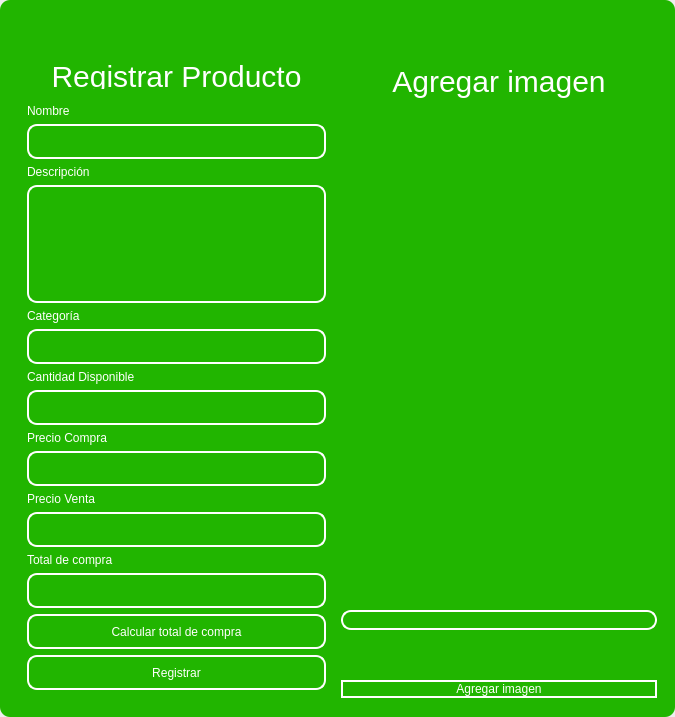
<?xml version="1.0" encoding="UTF-8"?>
<ui version="4.0">
 <class>MainWindow</class>
 <widget class="QMainWindow" name="MainWindow">
  <property name="geometry">
   <rect>
    <x>0</x>
    <y>0</y>
    <width>675</width>
    <height>717</height>
   </rect>
  </property>
  <property name="windowTitle">
   <string>MainWindow</string>
  </property>
  <property name="styleSheet">
   <string notr="true"/>
  </property>
  <widget class="QWidget" name="centralwidget">
   <property name="styleSheet">
    <string notr="true"/>
   </property>
   <layout class="QVBoxLayout" name="verticalLayout">
    <property name="spacing">
     <number>0</number>
    </property>
    <property name="leftMargin">
     <number>0</number>
    </property>
    <property name="topMargin">
     <number>0</number>
    </property>
    <property name="rightMargin">
     <number>0</number>
    </property>
    <property name="bottomMargin">
     <number>0</number>
    </property>
    <item>
     <widget class="QFrame" name="frame">
      <property name="enabled">
       <bool>true</bool>
      </property>
      <property name="styleSheet">
       <string notr="true">QFrame {
	border-radius:10px;
	background-color: rgb(33, 181, 0);
 }
</string>
      </property>
      <property name="frameShape">
       <enum>QFrame::StyledPanel</enum>
      </property>
      <property name="frameShadow">
       <enum>QFrame::Raised</enum>
      </property>
      <layout class="QVBoxLayout" name="verticalLayout_2">
       <item>
        <widget class="QFrame" name="frame_superior">
         <property name="minimumSize">
          <size>
           <width>0</width>
           <height>40</height>
          </size>
         </property>
         <property name="maximumSize">
          <size>
           <width>16777215</width>
           <height>40</height>
          </size>
         </property>
         <property name="styleSheet">
          <string notr="true">QPushButton{
border-radius:18px;
}

QPushButton:hover{
	background-color: rgb(0, 0, 0);
}
</string>
         </property>
         <property name="frameShape">
          <enum>QFrame::StyledPanel</enum>
         </property>
         <property name="frameShadow">
          <enum>QFrame::Raised</enum>
         </property>
         <layout class="QHBoxLayout" name="horizontalLayout_3">
          <property name="spacing">
           <number>4</number>
          </property>
          <property name="leftMargin">
           <number>0</number>
          </property>
          <property name="topMargin">
           <number>0</number>
          </property>
          <property name="rightMargin">
           <number>0</number>
          </property>
          <property name="bottomMargin">
           <number>0</number>
          </property>
          <item>
           <widget class="QPushButton" name="btn_icon">
            <property name="text">
             <string/>
            </property>
            <property name="iconSize">
             <size>
              <width>40</width>
              <height>40</height>
             </size>
            </property>
           </widget>
          </item>
          <item>
           <spacer name="horizontalSpacer_2">
            <property name="orientation">
             <enum>Qt::Horizontal</enum>
            </property>
            <property name="sizeHint" stdset="0">
             <size>
              <width>443</width>
              <height>20</height>
             </size>
            </property>
           </spacer>
          </item>
          <item>
           <widget class="QPushButton" name="bt_minimizar">
            <property name="minimumSize">
             <size>
              <width>38</width>
              <height>38</height>
             </size>
            </property>
            <property name="maximumSize">
             <size>
              <width>38</width>
              <height>38</height>
             </size>
            </property>
            <property name="cursor">
             <cursorShape>PointingHandCursor</cursorShape>
            </property>
            <property name="text">
             <string/>
            </property>
            <property name="icon">
             <iconset>
              <normaloff>image/minus.svg</normaloff>image/minus.svg</iconset>
            </property>
            <property name="iconSize">
             <size>
              <width>38</width>
              <height>38</height>
             </size>
            </property>
           </widget>
          </item>
          <item>
           <widget class="QPushButton" name="bt_maximizar">
            <property name="minimumSize">
             <size>
              <width>38</width>
              <height>38</height>
             </size>
            </property>
            <property name="maximumSize">
             <size>
              <width>38</width>
              <height>38</height>
             </size>
            </property>
            <property name="cursor">
             <cursorShape>PointingHandCursor</cursorShape>
            </property>
            <property name="text">
             <string/>
            </property>
            <property name="icon">
             <iconset>
              <normaloff>image/chevron-up.svg</normaloff>image/chevron-up.svg</iconset>
            </property>
            <property name="iconSize">
             <size>
              <width>38</width>
              <height>38</height>
             </size>
            </property>
           </widget>
          </item>
          <item>
           <widget class="QPushButton" name="bt_restaurar">
            <property name="minimumSize">
             <size>
              <width>38</width>
              <height>38</height>
             </size>
            </property>
            <property name="maximumSize">
             <size>
              <width>38</width>
              <height>38</height>
             </size>
            </property>
            <property name="cursor">
             <cursorShape>PointingHandCursor</cursorShape>
            </property>
            <property name="text">
             <string/>
            </property>
            <property name="icon">
             <iconset>
              <normaloff>image/chevron-down.svg</normaloff>image/chevron-down.svg</iconset>
            </property>
            <property name="iconSize">
             <size>
              <width>38</width>
              <height>38</height>
             </size>
            </property>
           </widget>
          </item>
          <item>
           <widget class="QPushButton" name="bt_cerrar">
            <property name="minimumSize">
             <size>
              <width>38</width>
              <height>38</height>
             </size>
            </property>
            <property name="maximumSize">
             <size>
              <width>38</width>
              <height>38</height>
             </size>
            </property>
            <property name="cursor">
             <cursorShape>PointingHandCursor</cursorShape>
            </property>
            <property name="text">
             <string/>
            </property>
            <property name="icon">
             <iconset>
              <normaloff>image/x.svg</normaloff>image/x.svg</iconset>
            </property>
            <property name="iconSize">
             <size>
              <width>38</width>
              <height>38</height>
             </size>
            </property>
           </widget>
          </item>
         </layout>
        </widget>
       </item>
       <item>
        <widget class="QFrame" name="frame_3">
         <property name="minimumSize">
          <size>
           <width>0</width>
           <height>0</height>
          </size>
         </property>
         <property name="maximumSize">
          <size>
           <width>16777215</width>
           <height>16777215</height>
          </size>
         </property>
         <property name="styleSheet">
          <string notr="true">QLabel {
	color: rgb(255, 255, 254);
	font: 12pt &quot;Arial&quot;;
	background-color: rgba(0, 0, 0,0);
}

QTextEdit{
background-color: rgba(0, 0, 0,0);
border-radius:10px; 
font: 12pt &quot;Arial&quot;;
color: rgb(255, 255, 254);
border: 2px solid  rgb(255, 255, 255);

}

QTextEdit:hover{
background-color: rgba(0, 0, 0,0);
border-radius:10px; 
font: 12pt &quot;Arial&quot;;
border: 2px solid  rgb(120, 0, 171);
}

QTextEdit:focus{
background-color: rgb(0, 0, 0);
border-radius:10px; 
font: 12pt &quot;Arial&quot;;
border: 2px solid rgb(120, 0, 171);
}

QLineEdit{
background-color: rgba(0, 0, 0,0);
border-radius:10px; 
font: 12pt &quot;Arial&quot;;
color: rgb(255, 255, 254);
border: 2px solid  rgb(255, 255, 255);

}

QLineEdit:hover{
background-color: rgba(0, 0, 0,0);
border-radius:10px; 
font: 12pt &quot;Arial&quot;;
border: 2px solid  rgb(120, 0, 171);
}

QLineEdit:focus{
background-color: rgb(0, 0, 0);
border-radius:10px; 
font: 12pt &quot;Arial&quot;;
border: 2px solid rgb(120, 0, 171);
}

QCheckBox{
	font: 12pt &quot;Arial&quot;;
	color: rgb(255, 255, 255);
}

QCheckBox::indicator {
    width: 18px;
    height:18px;
}

QCheckBox::indicator:unchecked {
   background-image: url(image/square.svg);
}

QCheckBox::indicator:checked {
   background-image: url(image/check-square.svg);
}

QPushButton{
border-radius:10px; 
font: 12pt &quot;Arial&quot;;
color: rgb(255, 255, 254);
border: 2px solid #ffffff;
}

QPushButton:hover{
border-radius:10px; 
font: 12pt &quot;Arial&quot;;
color: rgb(255, 255, 255);
border: 2px solid rgb(120, 0, 171);
	background-color: rgb(120, 0, 171);
}
</string>
         </property>
         <property name="frameShape">
          <enum>QFrame::StyledPanel</enum>
         </property>
         <property name="frameShadow">
          <enum>QFrame::Raised</enum>
         </property>
         <layout class="QHBoxLayout" name="horizontalLayout_4">
          <item>
           <layout class="QVBoxLayout" name="verticalLayout_4">
            <property name="rightMargin">
             <number>0</number>
            </property>
            <property name="bottomMargin">
             <number>0</number>
            </property>
            <item>
             <widget class="QLabel" name="label_3">
              <property name="minimumSize">
               <size>
                <width>100</width>
                <height>25</height>
               </size>
              </property>
              <property name="styleSheet">
               <string notr="true">font-size: 30px;
color: rgb(255, 255, 255);</string>
              </property>
              <property name="text">
               <string>Registrar Producto</string>
              </property>
              <property name="alignment">
               <set>Qt::AlignCenter</set>
              </property>
             </widget>
            </item>
            <item>
             <widget class="QFrame" name="frame_4">
              <property name="maximumSize">
               <size>
                <width>400</width>
                <height>700</height>
               </size>
              </property>
              <property name="styleSheet">
               <string notr="true">QLabel {
	color: rgb(255, 255, 254);
	font: 12pt &quot;Arial&quot;;
	background-color: rgba(0, 0, 0,0);
}

QTextEdit{
background-color: rgba(0, 0, 0,0);
border-radius:10px; 
font: 12pt &quot;Arial&quot;;
color: rgb(255, 255, 254);
border: 2px solid  rgb(255, 255, 255);

}

QTextEdit:hover{
background-color: rgba(0, 0, 0,0);
border-radius:10px; 
font: 12pt &quot;Arial&quot;;
border: 2px solid  rgb(120, 0, 171);
}

QTextEdit:focus{
background-color: rgb(0, 0, 0);
border-radius:10px; 
font: 12pt &quot;Arial&quot;;
border: 2px solid rgb(120, 0, 171);
}

QLineEdit{
background-color: rgba(0, 0, 0,0);
border-radius:10px; 
font: 12pt &quot;Arial&quot;;
color: rgb(255, 255, 254);
border: 2px solid  rgb(255, 255, 255);

}

QLineEdit:hover{
background-color: rgba(0, 0, 0,0);
border-radius:10px; 
font: 12pt &quot;Arial&quot;;
border: 2px solid  rgb(120, 0, 171);
}

QLineEdit:focus{
background-color: rgb(0, 0, 0);
border-radius:10px; 
font: 12pt &quot;Arial&quot;;
border: 2px solid rgb(120, 0, 171);
}

QCheckBox{
	font: 12pt &quot;Arial&quot;;
	color: rgb(255, 255, 255);
}

QCheckBox::indicator {
    width: 18px;
    height:18px;
}

QCheckBox::indicator:unchecked {
   background-image: url(image/square.svg);
}

QCheckBox::indicator:checked {
   background-image: url(image/check-square.svg);
}

QPushButton{
border-radius:10px; 
font: 12pt &quot;Arial&quot;;
color: rgb(255, 255, 254);
border: 2px solid #ffffff;
}

QPushButton:hover{
border-radius:10px; 
font: 12pt &quot;Arial&quot;;
color: rgb(255, 255, 255);
border: 2px solid rgb(120, 0, 171);
	background-color: rgb(120, 0, 171);
}
</string>
              </property>
              <property name="frameShape">
               <enum>QFrame::StyledPanel</enum>
              </property>
              <property name="frameShadow">
               <enum>QFrame::Raised</enum>
              </property>
              <layout class="QVBoxLayout" name="verticalLayout_3">
               <property name="leftMargin">
                <number>9</number>
               </property>
               <property name="topMargin">
                <number>9</number>
               </property>
               <property name="rightMargin">
                <number>9</number>
               </property>
               <property name="bottomMargin">
                <number>9</number>
               </property>
               <item>
                <spacer name="verticalSpacer_3">
                 <property name="orientation">
                  <enum>Qt::Vertical</enum>
                 </property>
                 <property name="sizeHint" stdset="0">
                  <size>
                   <width>20</width>
                   <height>40</height>
                  </size>
                 </property>
                </spacer>
               </item>
               <item>
                <widget class="QLabel" name="label_4">
                 <property name="text">
                  <string>Nombre</string>
                 </property>
                </widget>
               </item>
               <item>
                <widget class="QLineEdit" name="nametxt">
                 <property name="minimumSize">
                  <size>
                   <width>0</width>
                   <height>35</height>
                  </size>
                 </property>
                 <property name="text">
                  <string/>
                 </property>
                </widget>
               </item>
               <item>
                <spacer name="verticalSpacer_4">
                 <property name="orientation">
                  <enum>Qt::Vertical</enum>
                 </property>
                 <property name="sizeHint" stdset="0">
                  <size>
                   <width>20</width>
                   <height>40</height>
                  </size>
                 </property>
                </spacer>
               </item>
               <item>
                <widget class="QLabel" name="label_8">
                 <property name="text">
                  <string>Descripción</string>
                 </property>
                </widget>
               </item>
               <item>
                <widget class="QTextEdit" name="descriptiontxt">
                 <property name="minimumSize">
                  <size>
                   <width>0</width>
                   <height>40</height>
                  </size>
                 </property>
                </widget>
               </item>
               <item>
                <widget class="QLabel" name="label_5">
                 <property name="text">
                  <string>Categoría</string>
                 </property>
                </widget>
               </item>
               <item>
                <widget class="QLineEdit" name="categorytxt">
                 <property name="minimumSize">
                  <size>
                   <width>0</width>
                   <height>35</height>
                  </size>
                 </property>
                 <property name="maximumSize">
                  <size>
                   <width>16777215</width>
                   <height>16777215</height>
                  </size>
                 </property>
                 <property name="echoMode">
                  <enum>QLineEdit::Normal</enum>
                 </property>
                </widget>
               </item>
               <item>
                <spacer name="verticalSpacer_5">
                 <property name="orientation">
                  <enum>Qt::Vertical</enum>
                 </property>
                 <property name="sizeHint" stdset="0">
                  <size>
                   <width>20</width>
                   <height>40</height>
                  </size>
                 </property>
                </spacer>
               </item>
               <item>
                <widget class="QLabel" name="label">
                 <property name="text">
                  <string>Cantidad Disponible</string>
                 </property>
                </widget>
               </item>
               <item>
                <widget class="QLineEdit" name="stocktxt">
                 <property name="minimumSize">
                  <size>
                   <width>0</width>
                   <height>35</height>
                  </size>
                 </property>
                </widget>
               </item>
               <item>
                <widget class="QLabel" name="label_2">
                 <property name="text">
                  <string>Precio Compra</string>
                 </property>
                </widget>
               </item>
               <item>
                <spacer name="verticalSpacer_6">
                 <property name="orientation">
                  <enum>Qt::Vertical</enum>
                 </property>
                 <property name="sizeHint" stdset="0">
                  <size>
                   <width>20</width>
                   <height>40</height>
                  </size>
                 </property>
                </spacer>
               </item>
               <item>
                <widget class="QLineEdit" name="pricepurchtxt">
                 <property name="minimumSize">
                  <size>
                   <width>0</width>
                   <height>35</height>
                  </size>
                 </property>
                </widget>
               </item>
               <item>
                <spacer name="verticalSpacer_10">
                 <property name="orientation">
                  <enum>Qt::Vertical</enum>
                 </property>
                 <property name="sizeHint" stdset="0">
                  <size>
                   <width>20</width>
                   <height>40</height>
                  </size>
                 </property>
                </spacer>
               </item>
               <item>
                <widget class="QLabel" name="label_6">
                 <property name="text">
                  <string>Precio Venta</string>
                 </property>
                </widget>
               </item>
               <item>
                <widget class="QLineEdit" name="pricesaletxt">
                 <property name="minimumSize">
                  <size>
                   <width>0</width>
                   <height>35</height>
                  </size>
                 </property>
                </widget>
               </item>
               <item>
                <widget class="QLabel" name="label_7">
                 <property name="text">
                  <string>Total de compra</string>
                 </property>
                </widget>
               </item>
               <item>
                <widget class="QLineEdit" name="totaltxt">
                 <property name="enabled">
                  <bool>false</bool>
                 </property>
                 <property name="minimumSize">
                  <size>
                   <width>0</width>
                   <height>35</height>
                  </size>
                 </property>
                </widget>
               </item>
               <item>
                <widget class="QPushButton" name="btn_calculate_total">
                 <property name="minimumSize">
                  <size>
                   <width>0</width>
                   <height>35</height>
                  </size>
                 </property>
                 <property name="text">
                  <string>Calcular total de compra</string>
                 </property>
                </widget>
               </item>
               <item>
                <spacer name="verticalSpacer_9">
                 <property name="orientation">
                  <enum>Qt::Vertical</enum>
                 </property>
                 <property name="sizeHint" stdset="0">
                  <size>
                   <width>20</width>
                   <height>50</height>
                  </size>
                 </property>
                </spacer>
               </item>
               <item>
                <widget class="QPushButton" name="btn_add">
                 <property name="minimumSize">
                  <size>
                   <width>0</width>
                   <height>35</height>
                  </size>
                 </property>
                 <property name="cursor">
                  <cursorShape>PointingHandCursor</cursorShape>
                 </property>
                 <property name="text">
                  <string>Registrar</string>
                 </property>
                </widget>
               </item>
               <item>
                <spacer name="verticalSpacer_7">
                 <property name="orientation">
                  <enum>Qt::Vertical</enum>
                 </property>
                 <property name="sizeHint" stdset="0">
                  <size>
                   <width>20</width>
                   <height>40</height>
                  </size>
                 </property>
                </spacer>
               </item>
               <item>
                <spacer name="verticalSpacer_8">
                 <property name="orientation">
                  <enum>Qt::Vertical</enum>
                 </property>
                 <property name="sizeHint" stdset="0">
                  <size>
                   <width>20</width>
                   <height>40</height>
                  </size>
                 </property>
                </spacer>
               </item>
              </layout>
             </widget>
            </item>
           </layout>
          </item>
          <item>
           <layout class="QVBoxLayout" name="verticalLayout_5">
            <property name="spacing">
             <number>50</number>
            </property>
            <property name="bottomMargin">
             <number>1</number>
            </property>
            <item>
             <widget class="QLabel" name="label_9">
              <property name="maximumSize">
               <size>
                <width>16777215</width>
                <height>100</height>
               </size>
              </property>
              <property name="styleSheet">
               <string notr="true">font-size: 30px;
color: rgb(255, 255, 255);</string>
              </property>
              <property name="locale">
               <locale language="Spanish" country="Chile"/>
              </property>
              <property name="text">
               <string>Agregar imagen</string>
              </property>
              <property name="alignment">
               <set>Qt::AlignCenter</set>
              </property>
             </widget>
            </item>
            <item>
             <layout class="QHBoxLayout" name="horizontalLayout">
              <property name="spacing">
               <number>20</number>
              </property>
              <property name="rightMargin">
               <number>0</number>
              </property>
              <item>
               <spacer name="horizontalSpacer_3">
                <property name="orientation">
                 <enum>Qt::Vertical</enum>
                </property>
                <property name="sizeHint" stdset="0">
                 <size>
                  <width>20</width>
                  <height>20</height>
                 </size>
                </property>
               </spacer>
              </item>
              <item>
               <widget class="QLabel" name="image_label">
                <property name="minimumSize">
                 <size>
                  <width>0</width>
                  <height>0</height>
                 </size>
                </property>
                <property name="maximumSize">
                 <size>
                  <width>100</width>
                  <height>100</height>
                 </size>
                </property>
                <property name="frameShape">
                 <enum>QFrame::NoFrame</enum>
                </property>
                <property name="text">
                 <string/>
                </property>
                <property name="alignment">
                 <set>Qt::AlignCenter</set>
                </property>
               </widget>
              </item>
              <item>
               <spacer name="horizontalSpacer">
                <property name="orientation">
                 <enum>Qt::Vertical</enum>
                </property>
                <property name="sizeHint" stdset="0">
                 <size>
                  <width>20</width>
                  <height>20</height>
                 </size>
                </property>
               </spacer>
              </item>
             </layout>
            </item>
            <item>
             <widget class="QLineEdit" name="imagetxt">
              <property name="enabled">
               <bool>false</bool>
              </property>
              <property name="minimumSize">
               <size>
                <width>0</width>
                <height>14</height>
               </size>
              </property>
              <property name="maximumSize">
               <size>
                <width>16777215</width>
                <height>35</height>
               </size>
              </property>
             </widget>
            </item>
            <item>
             <widget class="QPushButton" name="btn_add_image">
              <property name="cursor">
               <cursorShape>PointingHandCursor</cursorShape>
              </property>
              <property name="text">
               <string>Agregar imagen</string>
              </property>
             </widget>
            </item>
           </layout>
          </item>
         </layout>
        </widget>
       </item>
      </layout>
     </widget>
    </item>
   </layout>
  </widget>
 </widget>
 <resources/>
 <connections/>
</ui>
